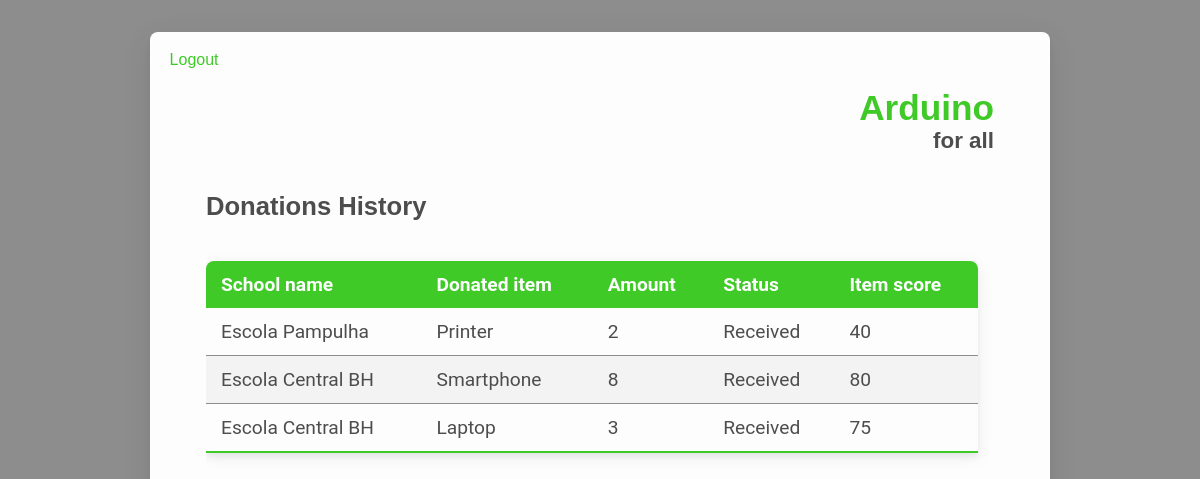
The page /history (signed in) on the database its author committed.
### tables this page shows
CREATE TABLE "donations" (
	"id"	INTEGER,
	"user_id"	VARCHAR(255),
	"school_id"	VARCHAR(255),
	"item_id"	VARCHAR(255),
	"amount"	VARCHAR(255),
	"received"	INTEGER,
	PRIMARY KEY("id")
);

CREATE TABLE "schools" (
	"id"	INTEGER,
	"name"	VARCHAR(255),
	"address"	VARCHAR(255),
	"city"	VARCHAR(255),
	"state"	VARCHAR(255),
	"country"	VARCHAR(255),
	"phone"	VARCHAR(20),
	"email"	VARCHAR(255),
	"password"	VARCHAR(255),
	"latitude"	Decimal(8, 6),
	"longitude"	Decimal(9, 6),
	"photo"	VARCHAR(255),
	PRIMARY KEY("id")
);

CREATE TABLE 'items' ( 'id' INTEGER PRIMARY KEY, 'name' VARCHAR(255), 'description' VARCHAR(255), 'icon' VARCHAR(255), 'scores' INTEGER );

### app.py (the view)
@app.route('/history')
def userPage():
    if 'userId' in session:
        userId = session['userId']
        con = sql.connect(DATABASE)
        con.row_factory = sql.Row
        cursor = con.cursor()
        cursor.execute(
            'SELECT donations.amount, donations.received, schools.name AS school, items.name AS item, items.scores FROM `donations` INNER JOIN `schools` ON schools.id = donations.school_id INNER JOIN `items` ON items.id = donations.item_id WHERE donations.user_id=? ORDER BY donations.id DESC', [userId])
        donations = cursor.fetchall()
        return render_template('history.html', donations=donations)

### templates/history.html
{% extends "layout.html" %} {% block pageTitle %} Donations History {% endblock
%} {% block content %}
<div id="scroll">
  <table class="styled-table">
    <thead>
      <td>School name</td>
      <td>Donated item</td>
      <td>Amount</td>
      <td>Status</td>
      <td>Item score</td>
    </thead>
    <tbody>
      {% for donation in donations %}
      <tr>
        <td>{{ donation['school'] }}</td>
        <td>{{ donation['item'] }}</td>
        <td>{{ donation['amount'] }}</td>
        <td>
          {% if donation['received'] == 0 %} No {% else %} Received {% endif %}
        </td>
        <td>{{ donation['scores'] * donation['amount'] |int }}</td>
      </tr>
      {% endfor %}
    </tbody>
  </table>
</div>
{% endblock%}

### templates/layout.html (shortened to what this page needs)
<!DOCTYPE html>
<html lang="en">
  <head>
    <link
      rel="stylesheet"
      href="{{ url_for('static', filename='css/style.css') }}"
    />
  </head>
  <body>
    <div id="wrapper">
      <header>
        <a href="/" class="full-brand">
          <h1 class="brand">Arduino</h1>
          <span>for all</span>
        </a>
        <nav>
          <ul>
            {% if session['userId'] and session['isSchool'] == undefined and
            session['isAdmin'] == undefined %}
            <li><a href="/schools">Schools</a></li>
            <li><a href="/rank">Rank</a></li>
            <li><a href="/history">My Donations</a></li>
            <li>
              <a href="/password">Change Password</a>
            </li>
            <li><a href="/logout">Logout</a></li>
            {% elif session['userId'] and session['isSchool'] and
            session['isAdmin'] == undefined %}
            <li><a href="/logout">Logout</a></li>
            {% elif session['userId'] and session['isSchool'] == undefined and
            session['isAdmin'] != undefined %}
            <li><a href="/admin">Home</a></li>
            <li><a href="/admin/add">Add school</a></li>
            <li><a href="/logout">Logout</a></li>
            {% endif %}
          </ul>
        </nav>
        <h2 class="page-title">{% block pageTitle %} {% endblock %}</h2>
      </header>
      <main>{% block content %} {% endblock %}</main>
    </div>
  </body>
</html>

### static/css/style.css (style rules this page uses)
:root { --primary: #4d4d4d; --secondary: #ffffff; --white: #fdfdfd; --darkgray: #3d3d3d; --lightgray: #8d8d8d; --lightergray: #f3f3f3; --green: #3fca28; --purple: #65068a; --font: 'Roboto', sans-serif; --shadow-small: 0px 2px 2px rgba(0, 0, 0, 0.04), 0px 2px 8px rgba(0, 0, 0, 0.08); --shadow: 0px 4px 4px rgba(0, 0, 0, 0.04), 0px 4px 16px rgba(0, 0, 0, 0.08); --shadow-big: 0px 8px 8px rgba(0, 0, 0, 0.04), 0px 8px 32px rgba(0, 0, 0, 0.08); }
* { margin: 0; padding: 0; -webkit-box-sizing: border-box; box-sizing: border-box; }
html, body, #root { max-height: 100vh; max-width: 100vw; height: 100%; width: 100%; }
body { padding: 2em; font-family: var(--font); color: var(--primary); background-color: var(--lightgray); }
a { color: var(--green); }
header { position: relative; display: -webkit-box; display: -ms-flexbox; display: flex; margin-bottom: 20px; -webkit-box-orient: vertical; -webkit-box-direction: normal; -ms-flex-direction: column; flex-direction: column; font-family: 'Montserrat', sans-serif; }
header a.full-brand { width: 209px; display: block; text-align: right; -ms-flex-item-align: end; align-self: flex-end; text-decoration: none; }
header .brand { font-size: 2.2em; color: var(--green); }
header span { font-size: 1.4em; font-weight: bold; color: var(--primary); }
header .page-title { margin-top: 1.5em; text-align: left; font-size: 1.6em; color: var(--primary); -ms-flex-item-align: start; align-self: flex-start; }
header nav { width: 500px; padding: 0 10px; position: absolute; top: -56px; left: -56px; border-radius: 8px 0 8px 0; }
header nav ul { display: -webkit-box; display: -ms-flexbox; display: flex; }
header nav ul li { list-style: none; }
header nav ul li a { display: block; text-decoration: none; padding: 1.2em 0.6em; color: var(--green); }
main { height: calc(100vh - 171px - 10em); display: -webkit-box; display: -ms-flexbox; display: flex; -webkit-box-orient: vertical; -webkit-box-direction: normal; -ms-flex-direction: column; flex-direction: column; -webkit-box-pack: center; -ms-flex-pack: center; justify-content: center; }
#wrapper { max-width: 900px; height: calc(100vh - 4em); padding: 3.5em; margin: auto; border-radius: 8px; background-color: var(--white); -webkit-box-shadow: var(--shadow-big); box-shadow: var(--shadow-big); }
#scroll { width: 100%; height: 100%; padding-right: 1em; overflow: auto; display: -webkit-box; display: -ms-flexbox; display: flex; -webkit-box-orient: vertical; -webkit-box-direction: normal; -ms-flex-direction: column; flex-direction: column; }
.styled-table { border-collapse: collapse; margin: 1em 0; font-size: 1.2em; min-width: 300px; border-radius: 8px 8px 0 0; overflow: hidden; -webkit-box-shadow: var(--shadow); box-shadow: var(--shadow); }
.styled-table th, .styled-table td { padding: 12px 15px; }
.styled-table tbody tr { border-bottom: 1px solid var(--lightgray); }
.styled-table tbody tr:nth-of-type(even) { background-color: var(--lightergray); }
.styled-table tbody tr:last-of-type { border-bottom: 2px solid var(--green); }

### rows shown on the page
donations: school "Escola Pampulha", item "Printer", amount "2", received "Received", donation['scores']*donation['amount']|int "40"
donations: school "Escola Central BH", item "Smartphone", amount "8", received "Received", donation['scores']*donation['amount']|int "80"
donations: school "Escola Central BH", item "Laptop", amount "3", received "Received", donation['scores']*donation['amount']|int "75"
